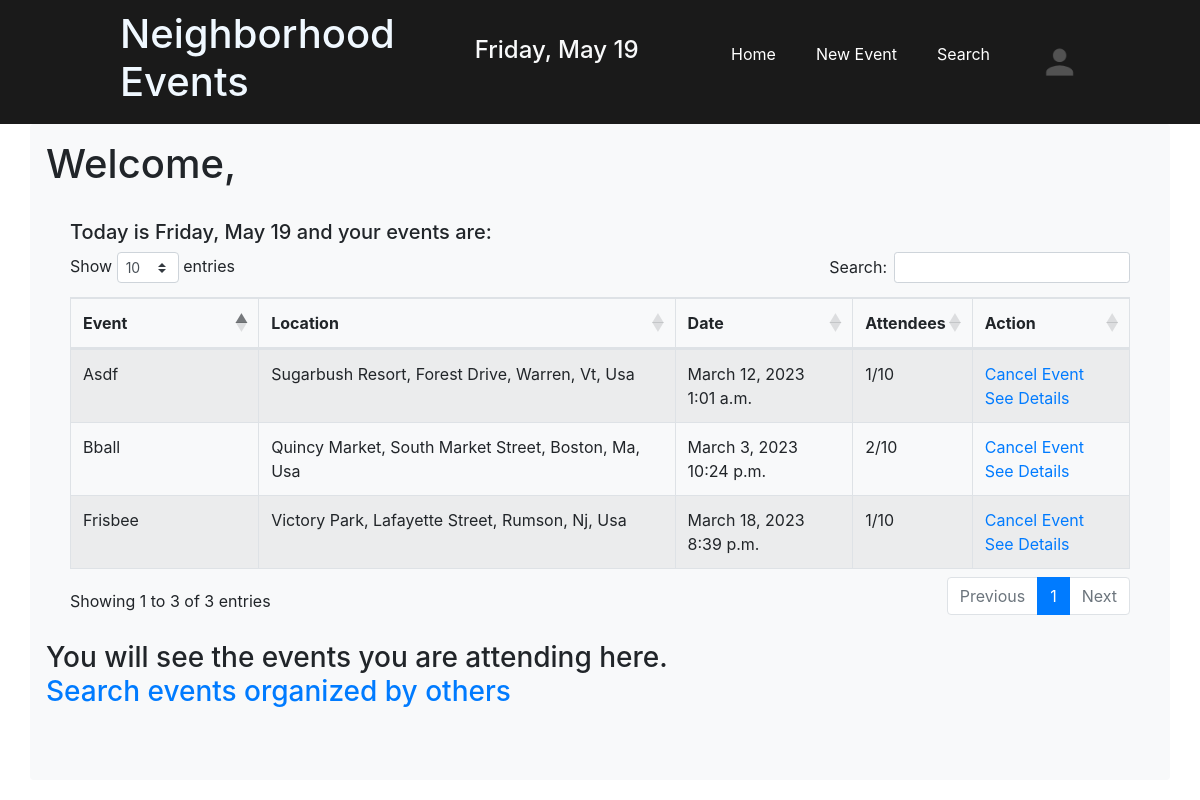
The app's page /dashboard/ (signed in) with its own data.
### neighborhood_events_app/models.py (models this page shows, shortened)
class Event(models.Model):
    title = models.CharField(max_length=255)
    date = models.DateField()
    time = models.TimeField()
    max_attendees = models.IntegerField()
    information = models.CharField(max_length=255)
    location = models.CharField(max_length=255)
    created_at = models.DateTimeField(auto_now_add=True)
    updated_at = models.DateTimeField(auto_now=True)
    objects = EventManager()
    user = models.ForeignKey(User, related_name= "events", on_delete=models.CASCADE)
    attendees = models.ManyToManyField(User, related_name="attendees")
    number_of_attendees = models.IntegerField()

### neighborhood_events_app/views.py (the view)
# urls.py: path('dashboard/', views.dashboard),
def dashboard(request):
    if 'id' not in request.session:
        return redirect('/login')
    user = User.objects.get(id=request.session['id'])
    future_events = user.attendees.all()
    events_attending_but_not_organized = []
    for event in future_events:
        if event.user != user:
            events_attending_but_not_organized.append(event)
    context = {
        'user' : user,
        'user_events' : Event.objects.filter(user = User.objects.get(id=request.session['id'])),
        'todays_date' : todays_date.strftime("%A, %b %d"),
        'future_events' : events_attending_but_not_organized,
    }
    return render(request, "dashboard.html", context)

### neighborhood_events_app/templates/dashboard.html (shortened to what this page needs)
{% extends 'base.html' %}
{% block content %}
<body>
    <h1>Welcome, {{one_user.first_name}} </h1>
    {% if not user_events %}
        <h3 class="pb-5">One you have created an event, you will see it here. <br>
            <a href="/create/event">Create one now</a></h3>
    {% else %}
    <div class="container col-12 p-4">
        <h5 class="page_title">Today is {{todays_date}} and your events are:</h5>
        <table class="table table-striped table-bordered" id="sortTable1">
            <colgroup>
                <col span="1" style="width:18%">
                <col span="1" style="width:40%">
                <col span="1" style="width:17%">
                <col span="1" style="width:10%">
                <col span="1" style="width:15%">
            </colgroup>
            <thead>
                <tr>
                    <th>Event</th>
                    <th>Location</th>
                    <th>Date</th>
                    <th>Attendees</th>
                    <th>Action</th>
                </tr>
            </thead>
            <tbody>
                {% for event in user_events %}
                <tr>
                    <td>{{event.title}}</td>
                    <td>{{event.location}}</td>
                    <td>{{event.date}}<br>{{event.time}}</td>
                    <td>{{event.number_of_attendees}}/{{event.max_attendees}}</td>
                    <td>
                        <a href="/cancel_event/{{event.id}}">Cancel Event</a><br>
                        <a href="/view_event/{{event.id}}">See Details</a>
                    </td>
                </tr>
                {% endfor %}
            </tbody>
        </table>
    </div>
    {% endif %}
    {% if not future_events %}
        <h3 class="pb-5">You will see the events you are attending here. <br>
            <a href="/search">Search events organized by others</a></h3>
    {% endif %}
</body>
{% endblock %}

### neighborhood_events_app/static/css/style.css (style rules this page uses)
body { height: 100%; width: 100%; margin: 0; padding: 0; }
* { margin: 0; padding: 0; box-sizing: border-box; }

### records on screen
Event: title "Bball", location "Quincy Market, South Market Street, Boston, Ma, Usa", date "March 3, 2023", time "10:24 p.m.", number_of_attendees "2", max_attendees "10"
Event: title "Frisbee", location "Victory Park, Lafayette Street, Rumson, Nj, Usa", date "March 18, 2023", time "8:39 p.m.", number_of_attendees "1", max_attendees "10"
Event: title "Asdf", location "Sugarbush Resort, Forest Drive, Warren, Vt, Usa", date "March 12, 2023", time "1:01 a.m.", number_of_attendees "1", max_attendees "10"

### other values on screen
{{ todays_date }} "Friday, May 19"
